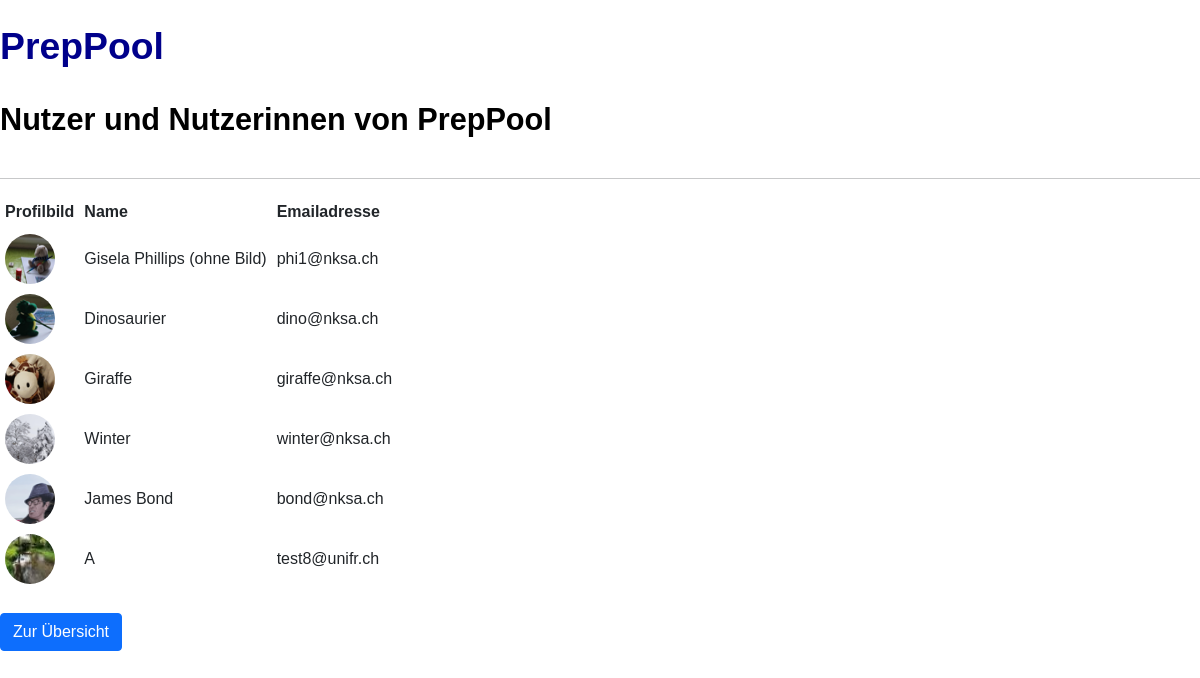
Page /users/view_users/ on the earlier database version.
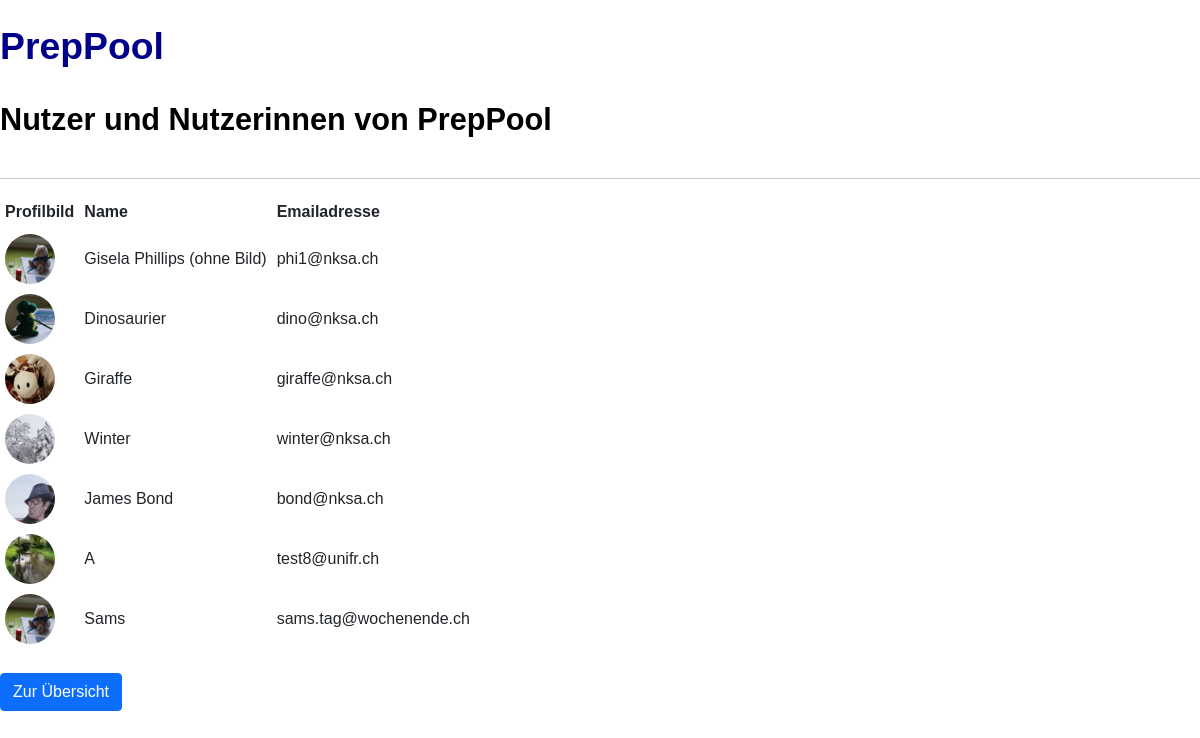
Same page on the later database version.
### app/users/models.py (models this page shows, shortened)
class User(db.Model, UserMixin):
    id = db.Column(db.Integer, primary_key=True)
    username=db.Column(db.String(20), unique=True, nullable=False)
    email=db.Column(db.String(120), unique=True, nullable=False)
    image_file=db.Column(db.String(20), nullable=False, default='default.jpg')
    password=db.Column(db.String(60), nullable=False)
    posts=db.relationship('Post', backref='autor', lazy=True)
    topics=db.relationship('Topic', backref='autor', lazy=True)
    sheets=db.relationship('Sheet', backref='autor', lazy=True)

### app/users/views.py (the view)
@mod.route('/view_users/')
def users():
       users= User.query.all()
       return render_template('users/view_users.html', users=users)

### app/templates/users/view_users.html (shortened to what this page needs)
{% extends 'base.html' %}
{%block head  %}
<link rel="stylesheet" href="{{ url_for('static', filename='css/main.css') }}">
{% endblock%}
{%block body  %}
<br>
<h1>PrepPool</h1>
    <br>
<div>
<h2 style="display: inline">Nutzer und Nutzerinnen von PrepPool</h2>
<br>
</div>
<br>
<hr>
<table border="0" cellpadding ="5">
 <th>Profilbild</th>
 <th>Name</th>
 <th>Emailadresse</th>
  {% for user in users%}
<tr>
  <td><img class="rounded-circle account-img" style="width:50px;height:50px" src="{{ url_for('static', filename='profile_pics/'+ user.image_file) }}">
  </td>
  <td>{{ user.username}} </td>
  <td>{{ user.email }} </td>
</tr>
  {%endfor%}
</table>
<br>
<a class="btn btn-primary" href='/home' role="button">Zur Übersicht
</a>
  <br>
{% endblock%}

### app/templates/base.html (shortened to what this page needs)
<!DOCTYPE html>
<html>
<head>
    <link rel='stylesheet' type='text/css' media='screen' href='style.css'>
    <link href="https://cdn.jsdelivr.net/npm/bootstrap@5.0.0-beta1/dist/css/bootstrap.min.css" rel="stylesheet"
>
    <link rel="stylesheet" href="static/css/style.css">
    {%block head %} {% endblock%}
</head>
<body>
  {% block body %}
  {% endblock %}
</body>
</html>

### app/static/css/style.css (style rules this page uses)
body { font-family: Arial, Helvetica, sans-serif; }
h1 { color: darkblue; font-size: 28pt; font-weight:bold; }
h2 { color: black; font-size: 23pt; font-weight:bold; }

### app/static/css/main.css (style rules this page uses)
body { font-family: Arial, Helvetica, sans-serif; }

Differences in the rows shown:
added User: image_file (placeholder picture), username "Sams", email "sams.tag@wochenende.ch"
